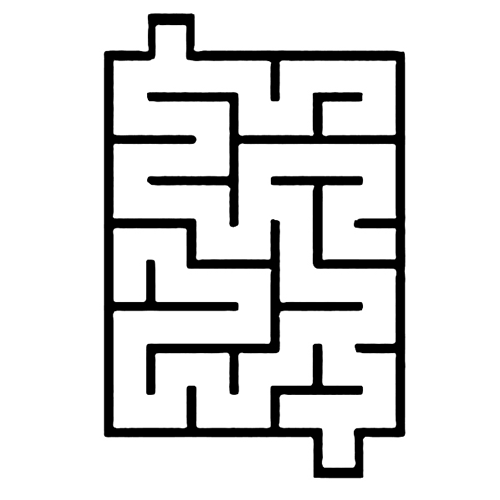
%> input picture code/final_algorithm/map4.bmp, 500 x 500 px
$ octave main_v5_savesinglemap.m   (GNU Octave 9; MATLAB toolbox functions it lacks are replaced by stand-ins)
%> lines starting %> are read from the running program, lines starting %| are printed output that depends on the picture; in (x1, y1, x2, y2) boxes, pixels count from 0 and x2, y2 are one past the last pixel; in counts of white or black regions, pixels touching at a corner belong together; the program's own positions count from 1
clear all;
%% load settings
name = 'map4';
type = '.bmp';
% type = '.bmp';
% type = '.jpg';
fullname = [name,type];
map=im2bw(imread(fullname));
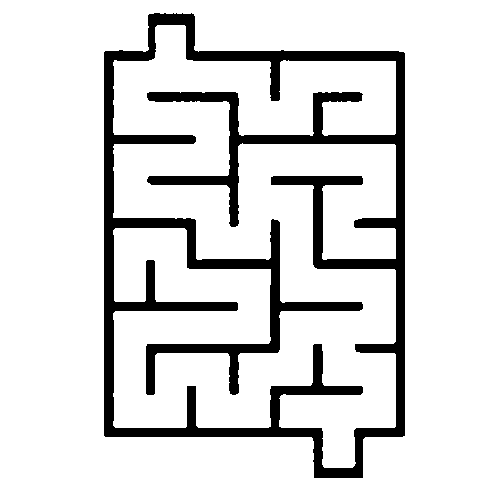
%> map: size 500x500 logical; 87.1% white; 1 black region, box (x1, y1, x2, y2) and area: (104, 13, 405, 478) 32366


% map1-3
% q_init=[10 10]; % source position in Y, X format
% q_goal=[490 490]; % goal position in Y, X format

% % map5-6
% q_init=[245 10 ]; % source position in Y, X format
% q_goal=[245 490 ]; % goal position in Y, X format
% map4
q_init=[50 170 ]; % source position in Y, X format
q_goal=[430 340 ]; % goal position in Y, X format
% map7-8
% q_init=[10 490]; % source position in Y, X format
% q_goal=[490 10]; % goal position in Y, X format
%% algorithm settings
stepsize=20; % size of each step of the RRT
disTh=10; % nodes closer than this threshold are taken as almost the same
maxFailedAttempts = 10000;

%% algorithm main
figure(1)
imshow(map); hold on;
title("Path generated by BTO-RRT algorithm core");
plot(q_init(2),q_init(1),'*b','LineWidth',4);
plot(q_goal(2),q_goal(1),'*r', 'LineWidth', 4);
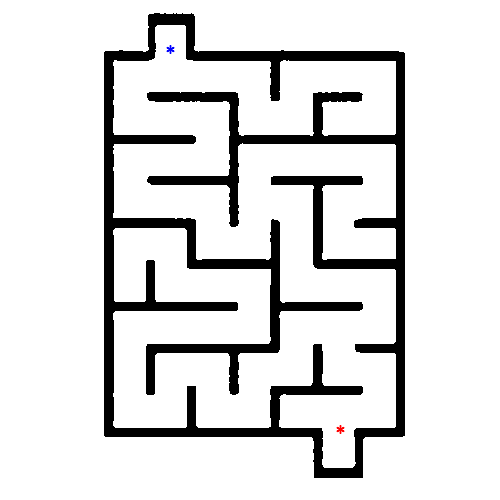
%> figure redrawn from the program's plot data; its title reads 'Path generated by BTO-RRT algorithm core'
hold on
N = 10;
Dist_RRT = zeros(1,N);
Dist_down = zeros(1,N);
Dist_up = zeros(1,N);
Dist_smooth = zeros(1,N);
Time = zeros(1,N);
TotalTime = zeros(1,N);
for i=1:N
%> (the run ends here)

$ run again, with code/final_algorithm/map1.bmp copied over code/final_algorithm/map4.bmp
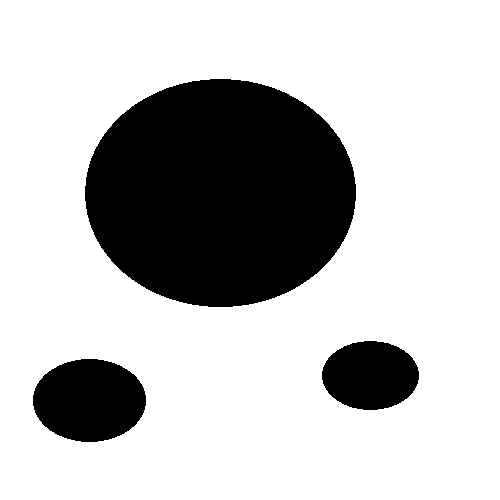
%> input picture code/final_algorithm/map1.bmp, 500 x 500 px
%> map: size 500x500 logical; 75.6% white; 3 black regions, box (x1, y1, x2, y2) and area: (85, 79, 356, 307) 48491, (33, 359, 146, 442) 7363, (322, 341, 419, 410) 5242
%> `plot(q_goal(2),q_goal(1),'*r', 'LineWidth', 4);`:
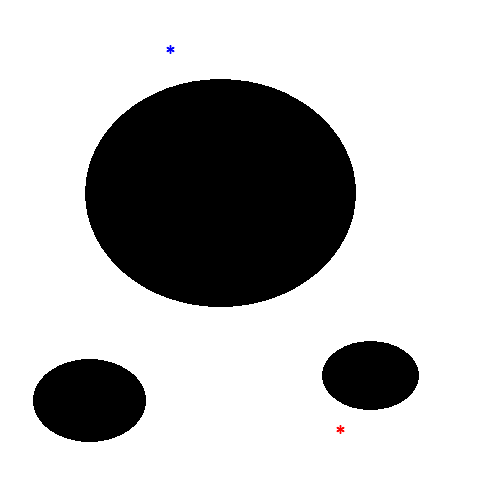
%> figure redrawn from the program's plot data; its title reads 'Path generated by BTO-RRT algorithm core'

$ run again, with code/final_algorithm/map11.bmp copied over code/final_algorithm/map4.bmp
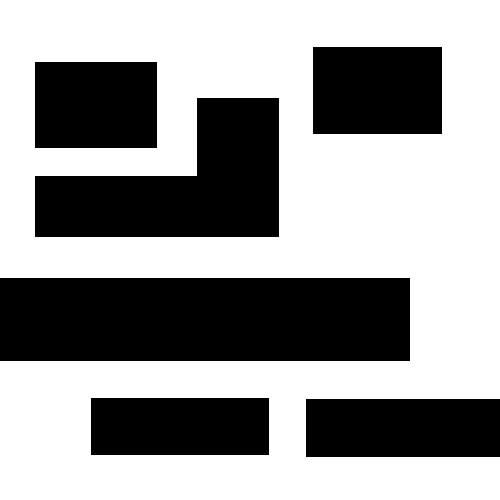
%> input picture code/final_algorithm/map11.bmp, 500 x 500 px
%> map: size 500x500 logical; 60.6% white; 6 black regions, box (x1, y1, x2, y2) and area: (0, 278, 410, 361) 34030, (35, 98, 279, 237) 21280, (306, 399, 500, 457) 11252, (313, 47, 442, 134) 11223, (35, 62, 157, 148) 10492, (91, 398, 269, 455) 10146
%> `plot(q_goal(2),q_goal(1),'*r', 'LineWidth', 4);`:
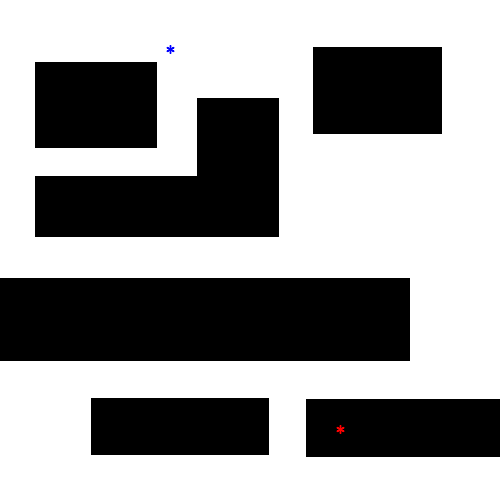
%> figure redrawn from the program's plot data; its title reads 'Path generated by BTO-RRT algorithm core'
